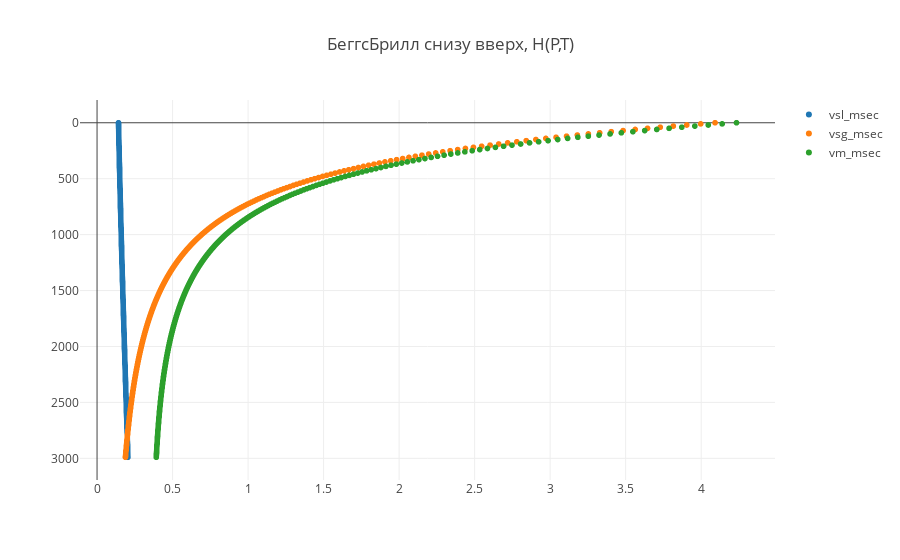

Write notebook code for a chart like this one.
### Code cell
trace1 = trace(34)
trace2 = trace(35)
trace3 = trace(36)

data = [trace1, trace2, trace3]

plot()

### Figure 1 — Plotly figure (JSON) as saved in the notebook; plotly's stock layout.template omitted (floating-point values rounded to 4 significant figures; data arrays with more than 128 entries replaced by an {"elided": "..."} marker saying what was removed)
{"data": [{"mode": "markers", "name": "vsl_msec", "type": "scattergl", "uid": "72359d9f-d6af-4bac-ab1d-87c4a910265f", "x": {"elided": "300 float values"}, "y": {"elided": "300 int values"}}, {"mode": "markers", "name": "vsg_msec", "type": "scattergl", "uid": "223aac7a-fc7a-4427-a924-9a032bfe70a3", "x": {"elided": "300 float values"}, "y": {"elided": "300 int values"}}, {"mode": "markers", "name": "vm_msec", "type": "scattergl", "uid": "abc598e0-085f-4b3e-8043-981084f2a4d0", "x": {"elided": "300 float values"}, "y": {"elided": "300 int values"}}], "layout": {"title": {"text": "БеггсБрилл снизу вверх, H(P,T)"}, "yaxis": {"autorange": "reversed"}}}
